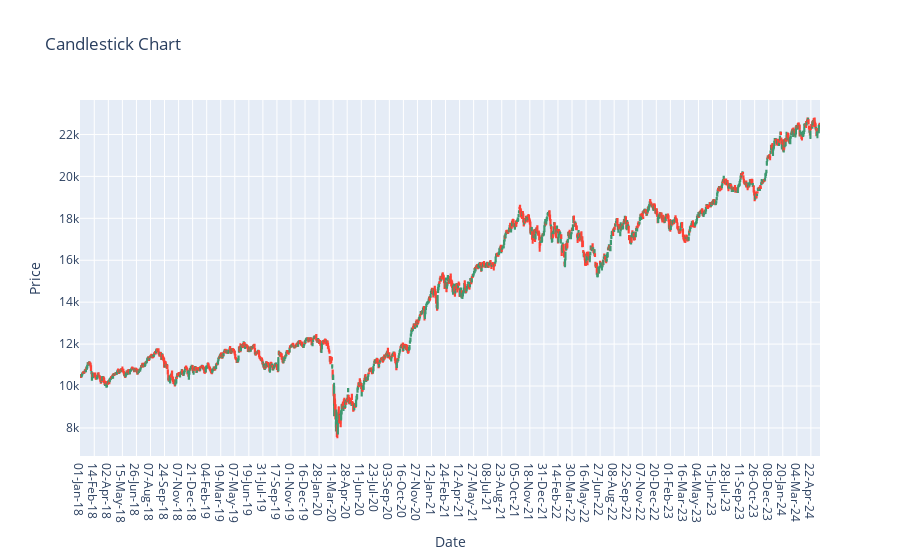

Notebook code cell kept with this figure:
### Code cell
# Create the candlestick chart
fig = go.Figure(data=[go.Candlestick(
    x=df['Date'],
    open=df['Open'],
    high=df['High'],
    low=df['Low'],
    close=df['Close']
)])

# Update layout for better visualization
fig.update_layout(
    title='Candlestick Chart',
    xaxis_title='Date',
    yaxis_title='Price',
    xaxis_rangeslider_visible=False
)

# Show the figure
fig.show()

### Figure 1 — Plotly figure (JSON) as saved in the notebook; plotly's stock layout.template omitted (floating-point values rounded to 4 significant figures; data arrays with more than 128 entries replaced by an {"elided": "..."} marker saying what was removed)
{"data": [{"close": {"elided": "1580 float values"}, "high": {"elided": "1580 float values"}, "low": {"elided": "1580 float values"}, "open": {"elided": "1580 float values"}, "type": "candlestick", "x": {"elided": "1580 str values"}}], "layout": {"title": {"text": "Candlestick Chart"}, "xaxis": {"rangeslider": {"visible": false}, "title": {"text": "Date"}}, "yaxis": {"title": {"text": "Price"}}}}
